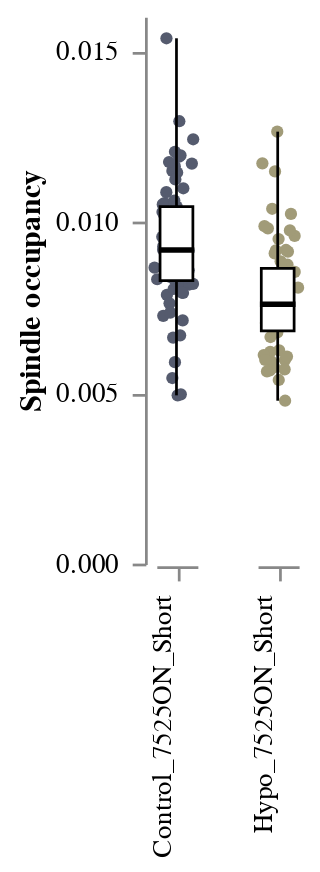

Source (notebook cell):
### Code cell
STRIP_SpindleOccupancy = stripbox(
    data = df, 
    y = "Spindle_occupancy", 
    x = "Condition", 
    y_title = "Spindle occupancy", 
    colour = "Condition"
)
STRIP_SpindleOccupancy

### Figure 1 — Vega-Lite specification as saved in the notebook (floating-point values rounded to 4 significant figures; data arrays with more than 128 entries replaced by an {"elided": "..."} marker saying what was removed)
{"config": {"view": {"continuousWidth": 400, "continuousHeight": 300, "stroke": "transparent", "strokeWidth": 0.5}, "axis": {"grid": true, "labelPadding": 5, "ticks": true}, "facet": {"spacing": 18}, "header": {"labelOrient": "bottom", "title": null}}, "data": {"name": "data-62550d3ee3bffa22cafcd943bcc5dc00"}, "facet": {"column": {"type": "nominal", "field": "Condition", "header": {"labelAlign": "right", "labelAngle": -90, "labelOrient": "bottom", "labelPadding": 5, "titleOrient": "top"}}}, "spec": {"layer": [{"mark": {"type": "circle", "opacity": 1, "size": 20}, "encoding": {"color": {"type": "nominal", "field": "Condition", "legend": null, "scale": {"scheme": "cividis"}}, "x": {"type": "quantitative", "axis": {"grid": false, "labels": false, "ticks": true, "values": [0]}, "field": "jitter", "title": null}, "y": {"type": "quantitative", "axis": {"grid": false, "labels": true, "ticks": true}, "field": "Spindle_occupancy", "title": "Spindle occupancy"}}, "height": 200, "transform": [{"calculate": "(sqrt(-2 * log(random() / 2)) * cos(2 * PI * random() / 2))", "as": "jitter"}], "width": 15}, {"mark": {"type": "boxplot", "extent": "min-max", "size": 12}, "encoding": {"color": {"value": "white"}, "opacity": {"value": 1}, "stroke": {"value": "black"}, "y": {"type": "quantitative", "field": "Spindle_occupancy", "title": "Spindle occupancy"}}, "height": 200, "width": 30}]}, "$schema": "https://vega.github.io/schema/vega-lite/v4.8.1.json", "datasets": {"data-62550d3ee3bffa22cafcd943bcc5dc00": {"elided": "206 records"}}}
